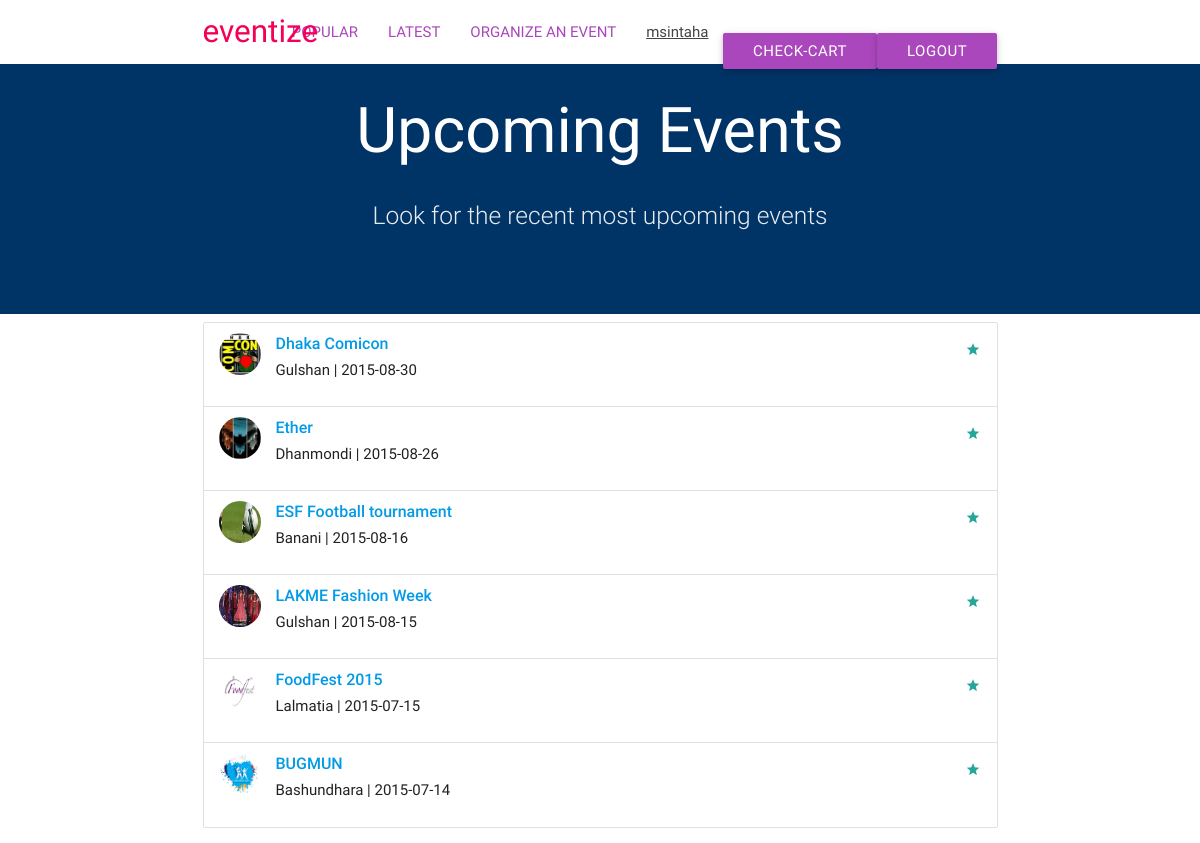
The page /latest.php (signed in) on the database its author committed.
### tables this page shows
CREATE TABLE IF NOT EXISTS `event` (
  `id` int(11) NOT NULL AUTO_INCREMENT,
  `title` varchar(30) NOT NULL,
  `description` varchar(600) NOT NULL,
  `organizer` varchar(100) NOT NULL,
  `location` varchar(100) NOT NULL,
  `date_posted` date NOT NULL,
  `category` varchar(40) NOT NULL,
  `city` varchar(700) NOT NULL,
  `contact` varchar(300) NOT NULL,
  `admin` varchar(40) NOT NULL,
  `start` time NOT NULL,
  `end` time NOT NULL,
  `ticket` int(11) NOT NULL,
  PRIMARY KEY (`id`)
);

CREATE TABLE IF NOT EXISTS `photos` (
  `id` int(11) NOT NULL AUTO_INCREMENT,
  `user` varchar(40) NOT NULL,
  `event_id` int(10) NOT NULL,
  `path` varchar(150) NOT NULL,
  `image_name` varchar(100) NOT NULL,
  PRIMARY KEY (`id`)
);

### functions.php (called while the page is built, shortened)
<?php
function get_img($eid){
	$query = "SELECT `path` FROM `photos` WHERE `event_id`={$eid}";
	$q= mysql_query($query);
	$row = mysql_fetch_row($q) ;
	return $row;
}
function get_latest(){
	$events = array();
	$sql= "SELECT `title`, `date_posted`,`id`,`location` FROM `event` ORDER BY `date_posted` DESC LIMIT 0, 10";
$records= mysql_query($sql);
while ($row = mysql_fetch_assoc($records)) {
		$events[] = $row;
	}
	return $events;
}
?>

### latest.php (the view, shortened to what this page needs)
<?php
$events=get_latest();
?>
<html>
<head>
  <link href="assets/css/materialize.css" type="text/css" rel="stylesheet" media="screen,projection"/>
  <link href="assets/css/style.css" type="text/css" rel="stylesheet" media="screen,projection"/>
  <link rel="stylesheet" type="text/css" href="assets/css/keyframes.css">
  <link rel="stylesheet" type="text/css" href="assets/css/pageTransitions.css">
</head>
<body>
  <nav class="white" role="navigation">
    <div class="nav-wrapper container">
      <a id="logo-container" href="index.php" class="brand-logo" style="color:#f50057;">eventize</a>
      <ul class="right hide-on-med-and-down" id="nv">
          <li><a href="popular.php" style="color:#ab47bc;">POPULAR</a></li>
        <li><a href="latest.php" style="color:#ab47bc;">LATEST</a></li>
        <li><a href="organize.php" style="color:#ab47bc;">ORGANIZE AN EVENT</a></li>
 <?php  session_start();    if(!isset($_SESSION['username'])){?>
           <li><a href="register.php" style="top:18px;" class="waves-effect waves-light btn purple lighten-1">Register</a></li>
      <li><a  href="login.php" style="top:18px;" class="waves-effect waves-light btn pink accent-3">Login</a></li>
      </ul>
<?php }
else {
  echo "<li><a href='profile.php'><u> ".$_SESSION['username']."</u></a> </li>  ";
    echo "<li><a href='check-cart.php' style='top:18px;' class='waves-effect waves-light btn purple lighten-1' target='_blank'>Check-cart</a></li>";
    echo "<li><a href='logout.php' style='top:18px;' class='waves-effect waves-light btn purple lighten-1' >Logout</a></li> </ul>";
        }
?>
    </div>
  </nav>
   <div id="index-banner" class="parallax-container" style="background:#003366;min-height:250px;">
      <div class="container">
        <br><br>
        <h1 class="header center white-text text">Upcoming Events</h1>
        <div class="row center">
          <h5 class="header col s12 light">Look for the recent most upcoming events </h5>
        </div>
      </div>
  </div>
  <div class="container">
  <ul class="collection">
<?php
foreach ($events as $event) {
     $eid=$event['id'];
      $img=get_img($eid);
?>
    <li class="collection-item avatar m-page scene_element scene_element--fadeinup">
      <img src="<?php echo $img[0];?>" class="circle">
  <a href="get_event.php?id=<?php echo $event['id']; ?>">    <span class="title"><strong><?php echo $event['title'];?></strong></span></a>
      <p><?php echo $event['location']; ?> | <?php echo $event['date_posted']?>
      </p>
      <a href="#!" class="secondary-content"><i class="mdi-action-grade"></i></a>
    </li>
<?php
}
?>
</ul>
</div>
</body>
</html>

### assets/css/style.css (style rules this page uses)
nav ul a, nav .brand-logo { color: #444; }
p { line-height: 2rem; }
.parallax-container { min-height: 380px; line-height: 0; height: auto; color: rgba(255,255,255,.9); }

### rows shown on the page
event: photos.path (picture), title "Dhaka Comicon", location "Gulshan", date_posted "2015-08-30"
event: photos.path (picture), title "Ether", location "Dhanmondi", date_posted "2015-08-26"
event: photos.path (picture), title "ESF Football tournament", location "Banani", date_posted "2015-08-16"
event: photos.path (picture), title "LAKME Fashion Week", location "Gulshan", date_posted "2015-08-15"
event: photos.path (picture), title "FoodFest 2015", location "Lalmatia", date_posted "2015-07-15"
event: photos.path (picture), title "BUGMUN", location "Bashundhara", date_posted "2015-07-14"

### other values the page prints
$_SESSION['username'] "msintaha"
